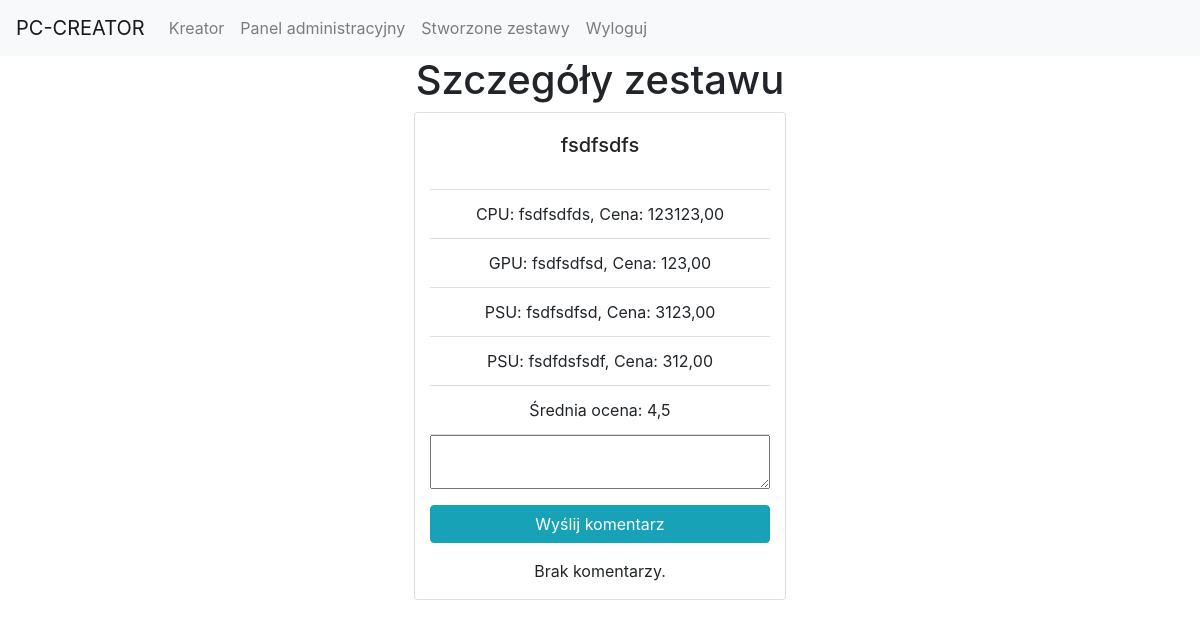
Before: /details/2/ (signed in) with the older database file.
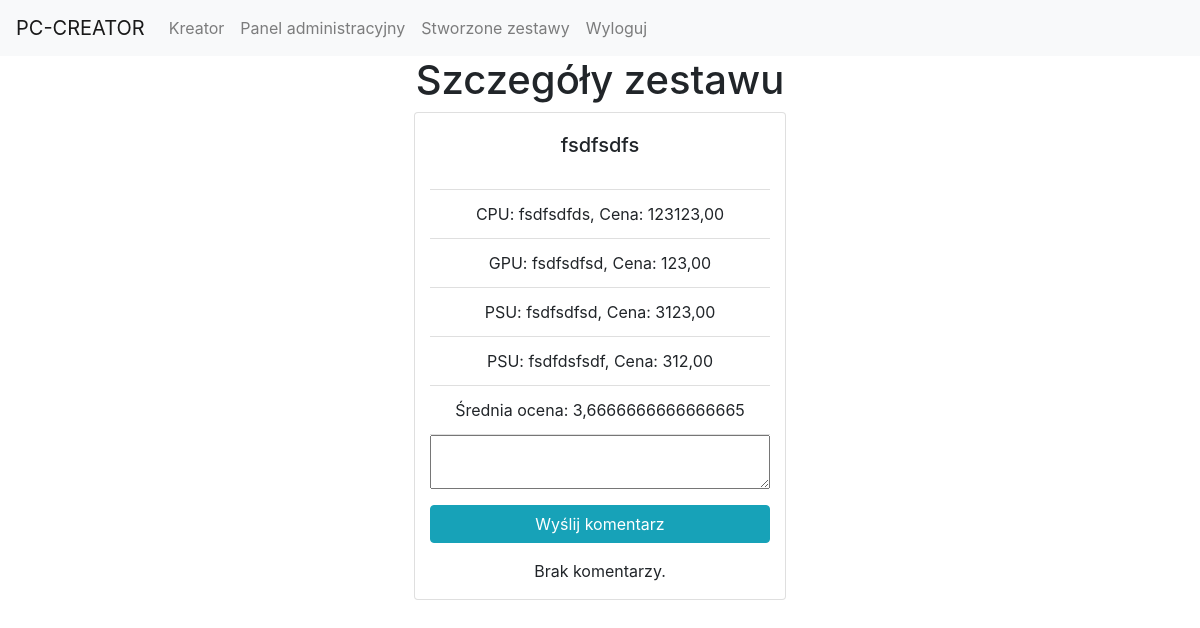
After: the same page with the newer database file.
### ScriptLanguagesApp/models.py (models this page shows)
class PC(models.Model):
    name = models.CharField(max_length=100, verbose_name="Nazwa zestawu")
    cpu = models.CharField(max_length=100,verbose_name="Procesor")
    gpu = models.CharField(max_length=100,verbose_name="Karta graficzna")
    ram = models.CharField(max_length=100,verbose_name="Pamięć RAM")
    psu = models.CharField(max_length=100,verbose_name="Zasilacz")
    cpu_price = models.DecimalField(max_digits=8, decimal_places=2,verbose_name="Cena procesora")
    gpu_price = models.DecimalField(max_digits=8, decimal_places=2,verbose_name="Cena karty graficznej")
    ram_price = models.DecimalField(max_digits=8, decimal_places=2,verbose_name="Cena pamięci RAM")
    psu_price = models.DecimalField(max_digits=8, decimal_places=2,verbose_name="Cena zasilacza")
    ratings = models.ManyToManyField(User, through='PCRating')
    average_rating = models.FloatField(default=0, verbose_name="Średnia ocena", editable=False)

### ScriptLanguagesApp/views.py (the view)
# urls.py: path('details/<int:pc_id>/', DetailsView.as_view(), name='details'),
@method_decorator(login_required, name='dispatch')
class DetailsView(View):
    def __init__(self):
        super().__init__()
        self.logger = Logger()
    def get(self, request, pc_id):
        self.logger.log('INFO', 'DetailsView GET request')
        pc = get_object_or_404(PC, id=int(pc_id))
        return render(request, 'creator/details.html', {'pc':pc})

### ScriptLanguagesApp/Common/logger.py (called while the page is built)
    def log(self, level, message):
        getattr(self.logger, level.lower())(message)

### ScriptLanguagesApp/templates/creator/details.html (shortened to what this page needs)
{% extends 'base.html' %} {% load crispy_forms_tags %}
{% block content %}
<div class="text-center container">
  <h1>Szczegóły zestawu</h1>
  <div class="row">
    <div class="col-sm"></div>
    <div class="card text-center col-sm" style="width: 18rem">
      <div class="card-body">
        <h5 class="card-title">{{pc.name}}</h5>
      </div>
      <ul class="list-group list-group-flush">
        <li class="list-group-item">CPU: {{pc.cpu}}, Cena: {{pc.cpu_price}}</li>
        <li class="list-group-item">GPU: {{pc.gpu}}, Cena: {{pc.gpu_price}}</li>
        <li class="list-group-item">PSU: {{pc.psu}}, Cena: {{pc.psu_price}}</li>
        <li class="list-group-item">PSU: {{pc.ram}}, Cena: {{pc.ram_price}}</li>
        <li class="list-group-item">Średnia ocena: {{pc.average_rating}}</li>
      </ul>
      <div class="text-center">
        <form method="POST" action="{% url 'add-comment' pc.id %}">
          <div class="form-group" style="display: flex; flex-direction: column;">
            <textarea name="text"></textarea>
          </div>
          <div class="form-group" style="display: flex; flex-direction: column;">
            <button class="btn btn-info" type="submit">Wyślij komentarz</button>
          </div>
        </form>
        {% for comment in pc.comments.all %}
        <ul class="list-group list-group-flush">
            <li class="list-group-item">Użytkownik: {{comment.user.username}} Dnia: {{comment.created_at}} <br>
            Napisał(a): <br><br>{{comment.text}}</li>
            {% if comment.user == user %}
            <button class="btn btn-danger" type="submit" onclick="location.href='{% url 'delete-comment' comment.id %}'">Usuń</button>
            {% elif user.is_superuser %}
            <button class="btn btn-danger" type="submit" onclick="location.href='{% url 'delete-comment' comment.id %}'">Usuń</button>
            {% endif %}
        </ul>
        {% empty %}
        <p>Brak komentarzy.</p>
        {% endfor %}
      </div>
    </div>
    <div class="col-sm"></div>
  </div>
</div>
{% endblock %}

Changed rows visible on the page:
changed PC "fsdfsdfs": average_rating "4,5" → "3,6666666666666665"
